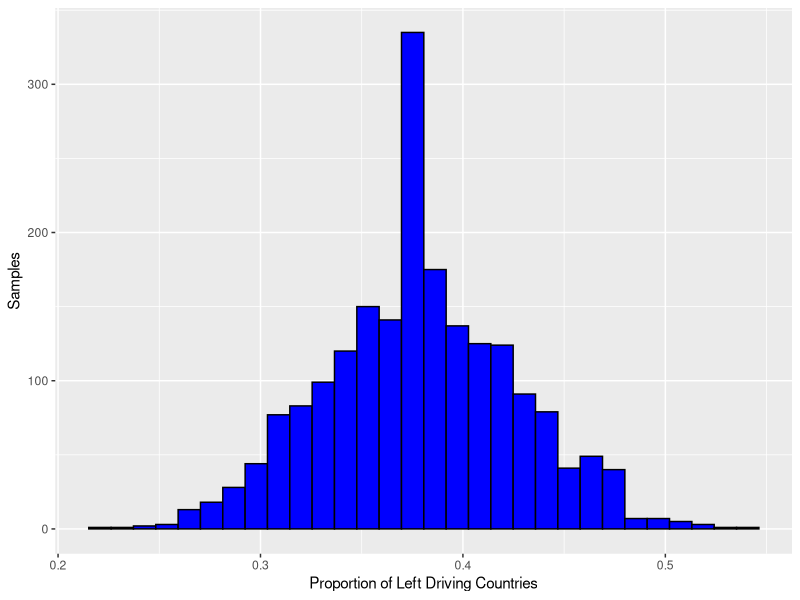
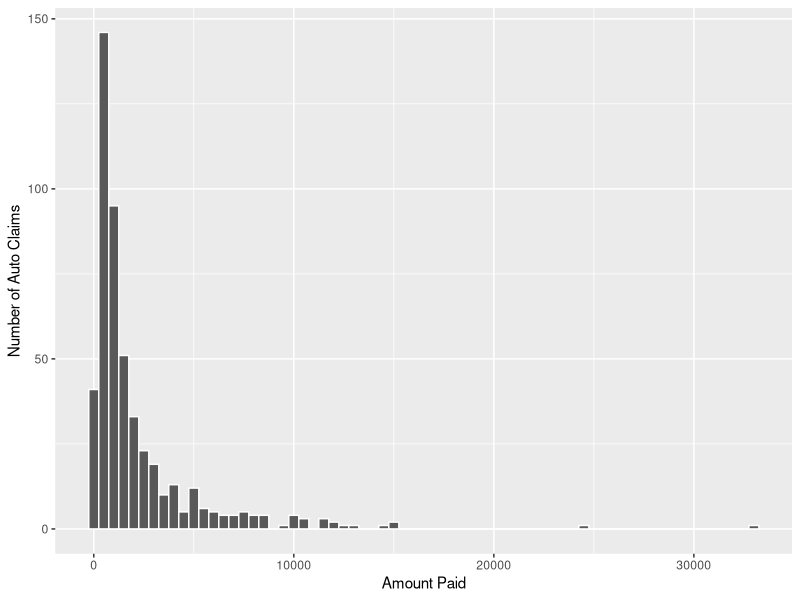
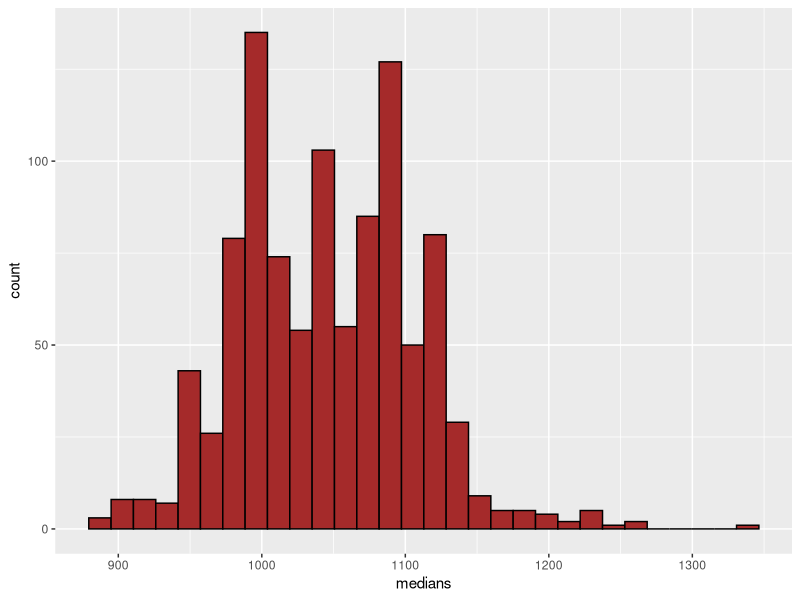

Source code (R) for these figures, in order:
## ---- chunk 1
library(tidyverse)
library(knitr)

opts_chunk$set(warning = FALSE, message = FALSE)
## ---- chunk 2
# Create a data frame
road_side <- c( rep("left", 86), rep("right", 270-86) )
roaddata <- tibble(road_side)
## ---- chunk 3
set.seed(351)

road_sample <- roaddata %>% sample_n(size = 100, replace = FALSE)

## ---- chunk 4
set.seed(351)

boot_props <- rep(NA, 2000)
for(i in 1:2000){
  boot_samp <- road_sample %>% sample_n(size = 100, replace = TRUE)
  boot_props[i] <- as.numeric(boot_samp %>%
                                summarise(prop = (sum(road_side == "left")/100)))
  #print(boot_props[i])
}

boot_props <- tibble(props = boot_props)
traceback()

boot_props %>% ggplot(aes(x = props)) + geom_histogram(color = "black", fill = "blue") +
  labs(x = "Proportion of Left Driving Countries", y = "Samples")

## ---- chunk 5

quantile(boot_props$props, c(0.05, 0.95))

## ---- chunk 6
autoclaims <- read_csv(file = "auto_claims.csv")
autoclaims %>% summarise(lowest = min(PAID), avg = mean(PAID), 
                         med = median(PAID), highest = max(PAID))
autoclaims %>% ggplot(aes(x = PAID)) +
  geom_histogram(binwidth = 500, color = "white") +
  labs(x = "Amount Paid", y = "Number of Auto Claims")

## ---- chunk 7
set.seed(1351)

paid_medians <- rep(NA, 1000)
for (i in 1:1000){
  paid_samp <- autoclaims %>% sample_n(size = 500, replace = TRUE)
  paid_medians[i] <- as.numeric(paid_samp %>% summarise(med = median(PAID)))

}

paid_medians <- tibble(medians = paid_medians)
paid_medians %>% ggplot(aes(x = medians)) +
  geom_histogram(color = "black", fill = "brown")

## ---- chunk 8

quantile(paid_medians$medians, c(0.025, 0.975))

